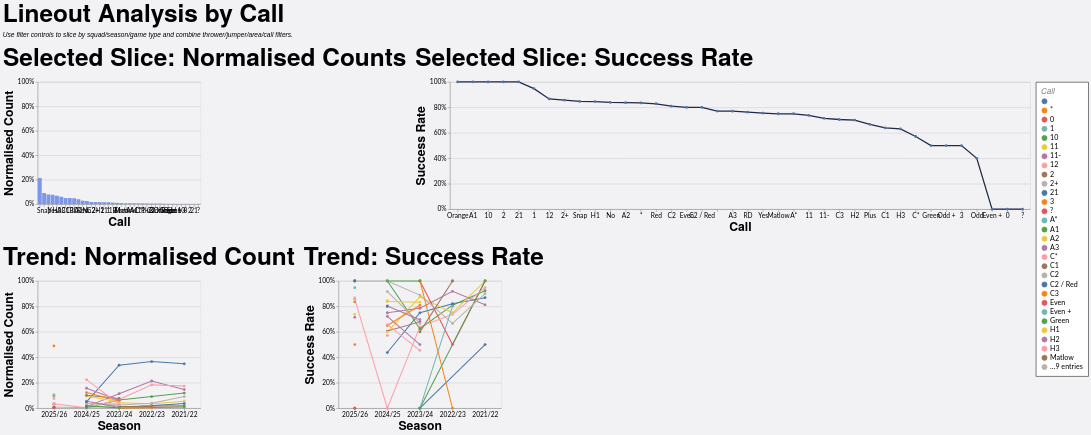

Describe this chart as a Vega-Lite specification.
### Vega-Lite specification from a JSON file in a GitHub repository (floating-point values rounded to 4 significant figures; data arrays with more than 128 entries replaced by an {"elided": "..."} marker saying what was removed)
{"config": {"axis": {"labelFont": "Lato, sans-serif", "titleFont": "PT Sans Narrow, Helvetica Neue, Helvetica, Arial, sans-serif", "labelFontSize": 13, "titleFontSize": 24, "gridColor": "#202947", "gridOpacity": 0.2}, "header": {"labelFont": "PT Sans Narrow, Helvetica Neue, Helvetica, Arial, sans-serif", "titleFont": "PT Sans Narrow, Helvetica Neue, Helvetica, Arial, sans-serif", "labelFontSize": 24, "titleFontSize": 28, "labelFontWeight": "bold", "orient": "left"}, "legend": {"labelFont": "Lato, sans-serif", "titleFont": "PT Sans Narrow, Helvetica Neue, Helvetica, Arial, sans-serif", "labelFontSize": 14, "titleFontSize": 16, "titlePadding": 5, "fillColor": "white", "strokeColor": "black", "padding": 10, "titleFontWeight": "lighter", "titleFontStyle": "italic", "titleColor": "gray", "offset": 10}, "title": {"font": "PT Sans Narrow, Helvetica Neue, Helvetica, Arial, sans-serif", "fontSize": 48, "fontWeight": "bold", "anchor": "start", "align": "center", "titlePadding": 20, "subtitlePadding": 10, "subtitleFontSize": 13, "subtitleColor": "", "subtitleFontStyle": "italic", "offset": 15, "color": "black"}, "axisX": {"labelAngle": 0}, "facet": {"title": null, "header": null, "align": {"row": "each", "column": "each"}}, "resolve": {"scale": {"y": "independent", "facet": "independent"}}, "background": "#f2f1f4"}, "vconcat": [{"hconcat": [{"mark": {"type": "bar", "color": "#7d96e8"}, "encoding": {"tooltip": [{"field": "call", "title": "Call", "type": "nominal"}, {"field": "attempts", "format": ",.0f", "title": "Lineouts", "type": "quantitative"}, {"field": "share", "format": ".1%", "title": "Normalised Count", "type": "quantitative"}], "x": {"field": "call", "sort": "-y", "title": "Call", "type": "nominal"}, "y": {"axis": {"format": "%"}, "field": "share", "scale": {"domain": [0, 1]}, "title": "Normalised Count", "type": "quantitative"}}, "height": 240, "title": "Selected Slice: Normalised Counts", "transform": [{"filter": "(loSquad == 'All' || datum.squad == loSquad) && (loGameType == 'All' || (loGameType == 'League + Cup' && (datum.game_type == 'League' || datum.game_type == 'Cup')) || (loGameType == 'League only' && datum.game_type == 'League') || datum.game_type == loGameType) && (loOpposition == 'All' || datum.opposition == loOpposition) && (loThrower == 'All' || datum.thrower == loThrower) && (loJumper == 'All' || datum.jumper == loJumper) && (loArea == 'All' || datum.area == loArea) && (loNumbers == 'All' || datum.numbers == loNumbers) && (loCall == 'All' || datum.call == loCall) && (loCallType == 'All' || datum.call_type == loCallType)"}, {"filter": "(loSeason == 'All' || datum.season == loSeason)"}, {"aggregate": [{"op": "count", "as": "attempts"}, {"op": "sum", "field": "won", "as": "won"}], "groupby": ["call"]}, {"joinaggregate": [{"op": "sum", "field": "attempts", "as": "total_attempts"}]}, {"calculate": "datum.attempts / datum.total_attempts", "as": "share"}, {"calculate": "datum.won / datum.attempts", "as": "success_rate"}], "width": 320}, {"mark": {"type": "line", "color": "#202946", "point": true, "strokeWidth": 2.5}, "encoding": {"tooltip": [{"field": "call", "title": "Call", "type": "nominal"}, {"field": "won", "format": ",.0f", "title": "Won", "type": "quantitative"}, {"field": "attempts", "format": ",.0f", "title": "Lineouts", "type": "quantitative"}, {"field": "success_rate", "format": ".1%", "title": "Success Rate", "type": "quantitative"}], "x": {"field": "call", "sort": "-y", "title": "Call", "type": "nominal"}, "y": {"axis": {"format": "%"}, "field": "success_rate", "scale": {"domain": [0, 1]}, "title": "Success Rate", "type": "quantitative"}}, "height": 250, "title": "Selected Slice: Success Rate", "transform": [{"filter": "(loSquad == 'All' || datum.squad == loSquad) && (loGameType == 'All' || (loGameType == 'League + Cup' && (datum.game_type == 'League' || datum.game_type == 'Cup')) || (loGameType == 'League only' && datum.game_type == 'League') || datum.game_type == loGameType) && (loOpposition == 'All' || datum.opposition == loOpposition) && (loThrower == 'All' || datum.thrower == loThrower) && (loJumper == 'All' || datum.jumper == loJumper) && (loArea == 'All' || datum.area == loArea) && (loNumbers == 'All' || datum.numbers == loNumbers) && (loCall == 'All' || datum.call == loCall) && (loCallType == 'All' || datum.call_type == loCallType)"}, {"filter": "(loSeason == 'All' || datum.season == loSeason)"}, {"aggregate": [{"op": "count", "as": "attempts"}, {"op": "sum", "field": "won", "as": "won"}], "groupby": ["call"]}, {"joinaggregate": [{"op": "sum", "field": "attempts", "as": "total_attempts"}]}, {"calculate": "datum.attempts / datum.total_attempts", "as": "share"}, {"calculate": "datum.won / datum.attempts", "as": "success_rate"}], "width": {"step": 30}}], "spacing": 16}, {"hconcat": [{"mark": {"type": "line", "point": true, "strokeWidth": 2}, "encoding": {"color": {"field": "call", "title": "Call", "type": "nominal"}, "tooltip": [{"field": "season", "title": "Season", "type": "nominal"}, {"field": "call", "title": "Call", "type": "nominal"}, {"field": "attempts", "format": ",.0f", "title": "Lineouts", "type": "quantitative"}, {"field": "norm_count", "format": ".1%", "title": "Normalised Count", "type": "quantitative"}], "x": {"field": "season", "sort": "-x", "title": "Season", "type": "nominal"}, "y": {"axis": {"format": "%"}, "field": "norm_count", "scale": {"domain": [0, 1]}, "title": "Normalised Count", "type": "quantitative"}}, "height": 250, "title": "Trend: Normalised Count", "transform": [{"filter": "(loSquad == 'All' || datum.squad == loSquad) && (loGameType == 'All' || (loGameType == 'League + Cup' && (datum.game_type == 'League' || datum.game_type == 'Cup')) || (loGameType == 'League only' && datum.game_type == 'League') || datum.game_type == loGameType) && (loOpposition == 'All' || datum.opposition == loOpposition) && (loThrower == 'All' || datum.thrower == loThrower) && (loJumper == 'All' || datum.jumper == loJumper) && (loArea == 'All' || datum.area == loArea) && (loNumbers == 'All' || datum.numbers == loNumbers) && (loCall == 'All' || datum.call == loCall) && (loCallType == 'All' || datum.call_type == loCallType)"}, {"aggregate": [{"op": "count", "as": "attempts"}, {"op": "sum", "field": "won", "as": "won"}], "groupby": ["season", "call"]}, {"joinaggregate": [{"op": "sum", "field": "attempts", "as": "season_attempts"}], "groupby": ["season"]}, {"calculate": "datum.attempts / datum.season_attempts", "as": "norm_count"}, {"calculate": "datum.won / datum.attempts", "as": "success_rate"}], "width": 320}, {"mark": {"type": "line", "point": true, "strokeWidth": 2}, "encoding": {"color": {"field": "call", "title": "Call", "type": "nominal"}, "tooltip": [{"field": "season", "title": "Season", "type": "nominal"}, {"field": "call", "title": "Call", "type": "nominal"}, {"field": "won", "format": ",.0f", "title": "Won", "type": "quantitative"}, {"field": "attempts", "format": ",.0f", "title": "Lineouts", "type": "quantitative"}, {"field": "success_rate", "format": ".1%", "title": "Success Rate", "type": "quantitative"}], "x": {"field": "season", "sort": "-x", "title": "Season", "type": "nominal"}, "y": {"axis": {"format": "%"}, "field": "success_rate", "scale": {"domain": [0, 1]}, "title": "Success Rate", "type": "quantitative"}}, "height": 250, "title": "Trend: Success Rate", "transform": [{"filter": "(loSquad == 'All' || datum.squad == loSquad) && (loGameType == 'All' || (loGameType == 'League + Cup' && (datum.game_type == 'League' || datum.game_type == 'Cup')) || (loGameType == 'League only' && datum.game_type == 'League') || datum.game_type == loGameType) && (loOpposition == 'All' || datum.opposition == loOpposition) && (loThrower == 'All' || datum.thrower == loThrower) && (loJumper == 'All' || datum.jumper == loJumper) && (loArea == 'All' || datum.area == loArea) && (loNumbers == 'All' || datum.numbers == loNumbers) && (loCall == 'All' || datum.call == loCall) && (loCallType == 'All' || datum.call_type == loCallType)"}, {"aggregate": [{"op": "count", "as": "attempts"}, {"op": "sum", "field": "won", "as": "won"}], "groupby": ["season", "call"]}, {"joinaggregate": [{"op": "sum", "field": "attempts", "as": "season_attempts"}], "groupby": ["season"]}, {"calculate": "datum.attempts / datum.season_attempts", "as": "norm_count"}, {"calculate": "datum.won / datum.attempts", "as": "success_rate"}], "width": 320}], "spacing": 16}], "data": {"name": "data-9f78a8a80e26132ebc7aef6a8d9c7f48"}, "params": [{"name": "loSquad", "value": "All"}, {"name": "loSeason", "value": "All"}, {"name": "loGameType", "value": "All"}, {"name": "loOpposition", "value": "All"}, {"name": "loThrower", "value": "All"}, {"name": "loJumper", "value": "All"}, {"name": "loArea", "value": "All"}, {"name": "loNumbers", "value": "All"}, {"name": "loCall", "value": "All"}, {"name": "loCallType", "value": "All"}], "spacing": 22, "title": {"text": "Lineout Analysis by Call", "subtitle": "Use filter controls to slice by squad/season/game type and combine thrower/jumper/area/call filters."}, "$schema": "https://vega.github.io/schema/vega-lite/v5.20.1.json", "datasets": {"data-9f78a8a80e26132ebc7aef6a8d9c7f48": {"elided": "1228 records"}}}
